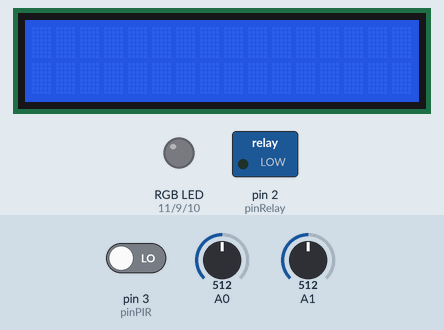
A sketch run on a simulated Arduino Uno, built with avr-gcc and run on an emulated ATmega328P. On the bench: 16×2 character LCD, switched loads named in the sketch (green lamp = pin HIGH), an RGB LED mixed from three pins (HIGH = lit). The test bench sets the inputs (shaded band); at power-on: pin 3 (pinPIR) LOW, A0 = 512, A1 = 512. What the sketch prints to the serial monitor is not drawn.

Above: at 9.2 s.
9.3 s: pin 3 (pinPIR) driven HIGH
At 10.7 s:
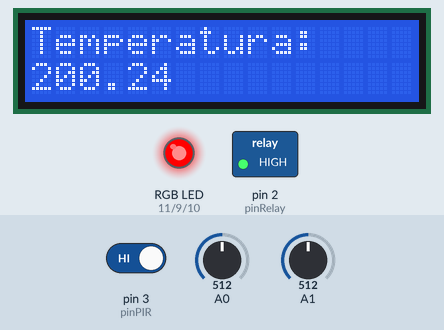
Timing chart, 0 to 12.3 s (numbered marks = the images above; inputs shaded):
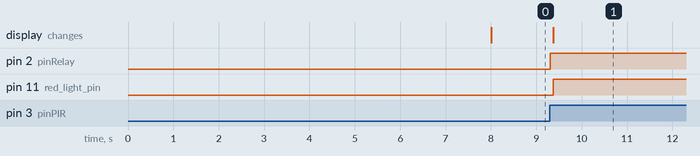

The sketch:

Motion-Sensor-Light-Bulb-and-Temperature.ino
```cpp
#include <LiquidCrystal.h>

LiquidCrystal lcd(12, 8, 7, 6, 5, 4);
int pinRelay = 2;
int pinPIR = 3;
int n;
int min = 1023;
int max = 0;
int light;
int turnedOnTime;
int red_light_pin = 11;
int blue_light_pin = 10;
int green_light_pin = 9;

bool moving = false;

void movingStatusChanged()
{
  	moving = !moving;
}

void RGB_color(int red_light_value, int green_light_value, int blue_light_value)
{
  	analogWrite(red_light_pin, red_light_value);
  	analogWrite(green_light_pin, green_light_value);
  	analogWrite(blue_light_pin, blue_light_value);
}

void setup()
{
  	Serial.begin(9600);
	lcd.begin(16, 2);
  	pinMode(pinRelay, OUTPUT);
	pinMode(pinPIR, INPUT);
  	pinMode(A0, INPUT);
  	pinMode(A1, INPUT);
	pinMode(red_light_pin, OUTPUT);
  	pinMode(green_light_pin, OUTPUT);
  	pinMode(blue_light_pin, OUTPUT);
  	attachInterrupt(digitalPinToInterrupt(pinPIR), movingStatusChanged, CHANGE);
	while (millis() < 5000)
  	{
  		light = analogRead(A1);
    	if (light > max)
      		max = light;
    	if (light < min)
      		min = light;
  	}
  	Serial.println("Calibration ended");
  	Serial.print("Min: ");
  	Serial.println(min);
  	Serial.print("Max: ");
  	Serial.println(max);
 	delay(3000);
}

void loop()
{
	n = analogRead(A0);
	int light = analogRead(A1);
	float volt = (n / 1023.0) * 5;
	float temp = (volt - 0.5) * 100;
	float ambientLightLevel = map(light, min, max, 0 ,100);
	Serial.println(ambientLightLevel);
	if (moving)
	{
		if (ambientLightLevel < 60)
			digitalWrite(pinRelay, HIGH);
		lcd.begin(16, 2);
		lcd.setCursor(0, 0);
		lcd.print("Temperatura:");
		lcd.setCursor(0,1);
		lcd.print(temp);
		if (temp < 0)
			RGB_color(0, 0, 255);
		else if (temp > 0 && temp < 30)
			RGB_color(255, 255, 0);
		else
		  	RGB_color(255, 0, 0);
		delay(5000);
	}
	else
	{
	 	digitalWrite(pinRelay, LOW);
	   	lcd.noDisplay();
	   	digitalWrite(red_light_pin, LOW);
	   	digitalWrite(blue_light_pin, LOW);
	   	digitalWrite(green_light_pin, LOW);
	}
	int val = digitalRead(3);
	Serial.println(val);
}
```

Measured:
- after the input at 9.3 s, pin 2 (pinRelay): LOW → HIGH at once; pin 11 (red_light_pin): LOW → HIGH after 0.07 s; the display: changes after 0.07 s (image 1)
